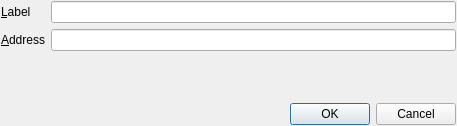
<?xml version="1.0" encoding="UTF-8"?>
<ui version="4.0">
 <class>EditAddressDialog</class>
 <widget class="QDialog" name="EditAddressDialog">
  <property name="geometry">
   <rect>
    <x>0</x>
    <y>0</y>
    <width>457</width>
    <height>126</height>
   </rect>
  </property>
  <property name="windowTitle">
   <string>Edit Address</string>
  </property>
  <layout class="QVBoxLayout" name="verticalLayout">
   <property name="leftMargin">
    <number>1</number>
   </property>
   <property name="topMargin">
    <number>1</number>
   </property>
   <property name="rightMargin">
    <number>1</number>
   </property>
   <property name="bottomMargin">
    <number>1</number>
   </property>
   <item>
    <layout class="QFormLayout" name="formLayout">
     <property name="fieldGrowthPolicy">
      <enum>QFormLayout::AllNonFixedFieldsGrow</enum>
     </property>
     <item row="0" column="0">
      <widget class="QLabel" name="label">
       <property name="text">
        <string>&amp;Label</string>
       </property>
       <property name="buddy">
        <cstring>labelEdit</cstring>
       </property>
      </widget>
     </item>
     <item row="0" column="1">
      <widget class="QLineEdit" name="labelEdit">
       <property name="toolTip">
        <string>The label associated with this address book entry</string>
       </property>
      </widget>
     </item>
     <item row="1" column="0">
      <widget class="QLabel" name="label_2">
       <property name="text">
        <string>&amp;Address</string>
       </property>
       <property name="buddy">
        <cstring>addressEdit</cstring>
       </property>
      </widget>
     </item>
     <item row="1" column="1">
      <widget class="QLineEdit" name="addressEdit">
       <property name="toolTip">
        <string>The address associated with this address book entry. This can only be modified for sending addresses.</string>
       </property>
      </widget>
     </item>
    </layout>
   </item>
   <item>
    <widget class="QDialogButtonBox" name="buttonBox">
     <property name="orientation">
      <enum>Qt::Horizontal</enum>
     </property>
     <property name="standardButtons">
      <set>QDialogButtonBox::Cancel|QDialogButtonBox::Ok</set>
     </property>
    </widget>
   </item>
  </layout>
 </widget>
 <resources/>
 <connections>
  <connection>
   <sender>buttonBox</sender>
   <signal>accepted()</signal>
   <receiver>EditAddressDialog</receiver>
   <slot>accept()</slot>
   <hints>
    <hint type="sourcelabel">
     <x>248</x>
     <y>254</y>
    </hint>
    <hint type="destinationlabel">
     <x>157</x>
     <y>274</y>
    </hint>
   </hints>
  </connection>
  <connection>
   <sender>buttonBox</sender>
   <signal>rejected()</signal>
   <receiver>EditAddressDialog</receiver>
   <slot>reject()</slot>
   <hints>
    <hint type="sourcelabel">
     <x>316</x>
     <y>260</y>
    </hint>
    <hint type="destinationlabel">
     <x>286</x>
     <y>274</y>
    </hint>
   </hints>
  </connection>
 </connections>
</ui>
